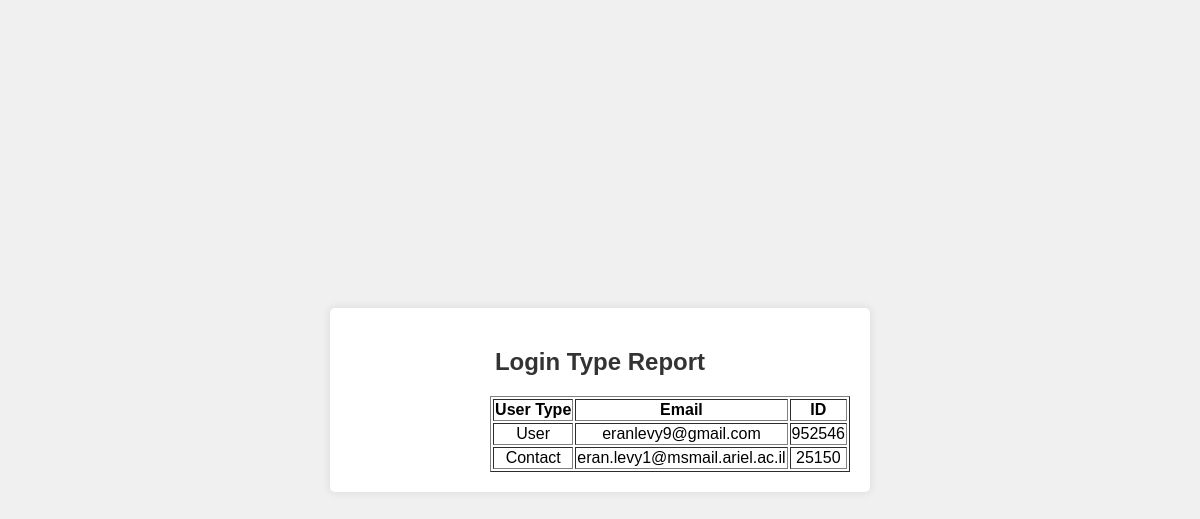
Page /user_type_list on the committed database.
### tables this page shows
CREATE TABLE login_type (ID TEXT, Email TEXT, UserType TEXT);

### app/app.py (the view)
@app.route('/user_type_list')
def user_type_list():
    sql_query = '''
        SELECT ID,Email, UserType
        FROM login_type
    '''
    conn = get_db()
    cursor = conn.cursor()
    cursor.execute(sql_query)
    rows = cursor.fetchall()
    return render_template('user_type_list.html', rows=rows)

### app/app.py (called while the page is built)
def get_db():
    db = getattr(g, '_database', None)
    if db is None:
        db = g._database = sqlite3.connect(app.config['DATABASE'])
    return db

@app.teardown_appcontext
def close_connection(exception):
    db = getattr(g, '_database', None)
    if db is not None:
        db.close()

### app/templates/user_type_list.html (shortened to what this page needs)
<!DOCTYPE html>
<html lang="en">
<head>
    <link rel="stylesheet" href="{{ url_for('static', filename='styles.css') }}">
</head>
<body dir="rtl">
<div class="container2" align="center">
    <h2>Login Type Report</h2>
    <table border="1">
        <thead>
            <tr>
                <th>ID</th>
                <th>Email</th>
                <th>User Type</th>
            </tr>
        </thead>
        <tbody>
            {% for row in rows %}
            <tr>
                <td>{{ row[0] }}</td>
                <td>{{ row[1] }}</td>
                <td>{{ row[2] }}</td>
            </tr>
            {% endfor %}
        </tbody>
    </table>
</div>
</body>
</html>

### app/static/styles.css (style rules this page uses)
body { font-family: Arial, sans-serif; margin: 0; padding: 0; background-color: #f0f0f0; display: flex; justify-content: center; align-items: center; height: 100vh; }
.container2 { width: 500px; background-color: #fff; padding: 20px; border-radius: 5px; box-shadow: 0 0 10px rgba(0,0,0,0.1); text-align: center; margin-top: auto; margin-bottom: auto; }
h2, h3 { color: #333; }

### rows in the picture
login_type: ID "952546", Email "eranlevy9@gmail.com", UserType "User"
login_type: ID "25150", Email "eran.levy1@msmail.ariel.ac.il", UserType "Contact"
